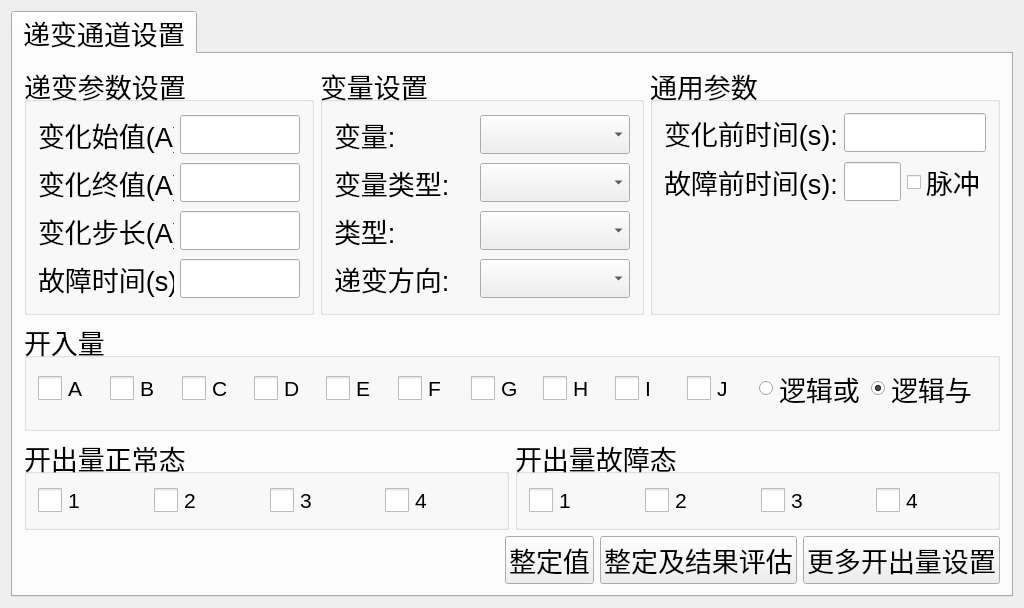
<?xml version="1.0" encoding="UTF-8"?>
<ui version="4.0">
 <class>QSttMacroParaEditViewGradient</class>
 <widget class="QWidget" name="QSttMacroParaEditViewGradient">
  <property name="geometry">
   <rect>
    <x>0</x>
    <y>0</y>
    <width>1024</width>
    <height>608</height>
   </rect>
  </property>
  <property name="maximumSize">
   <size>
    <width>1024</width>
    <height>800</height>
   </size>
  </property>
  <property name="font">
   <font>
    <pointsize>18</pointsize>
   </font>
  </property>
  <property name="windowTitle">
   <string>QSttMacroParaEditViewGradient</string>
  </property>
  <layout class="QGridLayout" name="gridLayout_2">
   <item row="0" column="0">
    <widget class="QSttTabWidget" name="m_tabWidget">
     <property name="font">
      <font>
       <pointsize>20</pointsize>
      </font>
     </property>
     <property name="focusPolicy">
      <enum>Qt::StrongFocus</enum>
     </property>
     <property name="currentIndex">
      <number>0</number>
     </property>
     <widget class="QWidget" name="tab">
      <attribute name="title">
       <string>递变通道设置</string>
      </attribute>
      <layout class="QGridLayout" name="gridLayout_8">
       <item row="0" column="0">
        <layout class="QHBoxLayout" name="horizontalLayout">
         <property name="sizeConstraint">
          <enum>QLayout::SetFixedSize</enum>
         </property>
         <item>
          <widget class="QSttGroupBox" name="m_gpChangeSet">
           <property name="sizePolicy">
            <sizepolicy hsizetype="Preferred" vsizetype="Preferred">
             <horstretch>0</horstretch>
             <verstretch>0</verstretch>
            </sizepolicy>
           </property>
           <property name="minimumSize">
            <size>
             <width>0</width>
             <height>250</height>
            </size>
           </property>
           <property name="maximumSize">
            <size>
             <width>290</width>
             <height>250</height>
            </size>
           </property>
           <property name="title">
            <string>递变参数设置</string>
           </property>
           <layout class="QGridLayout" name="gridLayout_6">
            <item row="2" column="0">
             <widget class="QLabel" name="m_labStep">
              <property name="text">
               <string>变化步长(A):</string>
              </property>
             </widget>
            </item>
            <item row="3" column="1">
             <widget class="QSttLineEdit" name="m_editTime">
              <property name="minimumSize">
               <size>
                <width>120</width>
                <height>0</height>
               </size>
              </property>
             </widget>
            </item>
            <item row="3" column="0">
             <widget class="QLabel" name="m_labTime">
              <property name="text">
               <string>故障时间(s):</string>
              </property>
             </widget>
            </item>
            <item row="1" column="1">
             <widget class="QSttLineEdit" name="m_editFinish">
              <property name="minimumSize">
               <size>
                <width>120</width>
                <height>0</height>
               </size>
              </property>
             </widget>
            </item>
            <item row="0" column="0">
             <widget class="QLabel" name="m_labInit">
              <property name="text">
               <string>变化始值(A):</string>
              </property>
             </widget>
            </item>
            <item row="0" column="1">
             <widget class="QSttLineEdit" name="m_editInit">
              <property name="minimumSize">
               <size>
                <width>120</width>
                <height>0</height>
               </size>
              </property>
             </widget>
            </item>
            <item row="1" column="0">
             <widget class="QLabel" name="m_labFinish">
              <property name="text">
               <string>变化终值(A):</string>
              </property>
             </widget>
            </item>
            <item row="2" column="1">
             <widget class="QSttLineEdit" name="m_editStep">
              <property name="minimumSize">
               <size>
                <width>120</width>
                <height>0</height>
               </size>
              </property>
             </widget>
            </item>
           </layout>
           <zorder>m_labInit</zorder>
           <zorder>m_editInit</zorder>
           <zorder>m_editFinish</zorder>
           <zorder>m_labFinish</zorder>
           <zorder>m_labStep</zorder>
           <zorder>m_editStep</zorder>
           <zorder>m_labTime</zorder>
           <zorder>m_editTime</zorder>
          </widget>
         </item>
         <item>
          <widget class="QSttGroupBox" name="m_gpVarSet">
           <property name="sizePolicy">
            <sizepolicy hsizetype="Preferred" vsizetype="Preferred">
             <horstretch>0</horstretch>
             <verstretch>0</verstretch>
            </sizepolicy>
           </property>
           <property name="minimumSize">
            <size>
             <width>0</width>
             <height>250</height>
            </size>
           </property>
           <property name="maximumSize">
            <size>
             <width>340</width>
             <height>250</height>
            </size>
           </property>
           <property name="title">
            <string>变量设置</string>
           </property>
           <layout class="QGridLayout" name="gridLayout_3">
            <item row="3" column="2">
             <widget class="QScrollComboBox" name="m_cbbVarType">
              <property name="minimumSize">
               <size>
                <width>150</width>
                <height>0</height>
               </size>
              </property>
              <property name="maximumSize">
               <size>
                <width>16777215</width>
                <height>16777215</height>
               </size>
              </property>
              <property name="font">
               <font>
                <pointsize>20</pointsize>
               </font>
              </property>
             </widget>
            </item>
            <item row="5" column="0" colspan="2">
             <widget class="QLabel" name="m_labDirection">
              <property name="text">
               <string>递变方向:</string>
              </property>
             </widget>
            </item>
            <item row="4" column="0">
             <widget class="QLabel" name="m_labType">
              <property name="text">
               <string>类型:</string>
              </property>
             </widget>
            </item>
            <item row="5" column="2">
             <widget class="QScrollComboBox" name="m_cbbDirection">
              <property name="minimumSize">
               <size>
                <width>150</width>
                <height>0</height>
               </size>
              </property>
              <property name="maximumSize">
               <size>
                <width>16777215</width>
                <height>16777215</height>
               </size>
              </property>
             </widget>
            </item>
            <item row="3" column="0" colspan="2">
             <widget class="QLabel" name="m_labVarType">
              <property name="text">
               <string>变量类型:</string>
              </property>
             </widget>
            </item>
            <item row="4" column="2">
             <widget class="QScrollComboBox" name="m_cbbType">
              <property name="minimumSize">
               <size>
                <width>150</width>
                <height>0</height>
               </size>
              </property>
              <property name="maximumSize">
               <size>
                <width>16777215</width>
                <height>16777215</height>
               </size>
              </property>
             </widget>
            </item>
            <item row="1" column="2">
             <widget class="QScrollComboBox" name="m_cbbVar">
              <property name="minimumSize">
               <size>
                <width>150</width>
                <height>0</height>
               </size>
              </property>
              <property name="maximumSize">
               <size>
                <width>16777215</width>
                <height>16777215</height>
               </size>
              </property>
              <property name="maxVisibleItems">
               <number>5</number>
              </property>
             </widget>
            </item>
            <item row="1" column="0">
             <widget class="QLabel" name="m_labVar">
              <property name="text">
               <string>变量:</string>
              </property>
             </widget>
            </item>
           </layout>
          </widget>
         </item>
         <item>
          <widget class="QSttGroupBox" name="m_gpMannual">
           <property name="minimumSize">
            <size>
             <width>0</width>
             <height>250</height>
            </size>
           </property>
           <property name="maximumSize">
            <size>
             <width>350</width>
             <height>250</height>
            </size>
           </property>
           <property name="title">
            <string>通用参数</string>
           </property>
           <layout class="QGridLayout" name="gridLayout">
            <item row="2" column="0">
             <widget class="QLabel" name="m_labTimeBeforeFail">
              <property name="text">
               <string>故障前时间(s):</string>
              </property>
             </widget>
            </item>
            <item row="3" column="0">
             <spacer name="verticalSpacer_2">
              <property name="orientation">
               <enum>Qt::Vertical</enum>
              </property>
              <property name="sizeHint" stdset="0">
               <size>
                <width>20</width>
                <height>10</height>
               </size>
              </property>
             </spacer>
            </item>
            <item row="2" column="2">
             <layout class="QHBoxLayout" name="horizontalLayout_3">
              <item>
               <widget class="QSttLineEdit" name="m_editTimeBeforeFail"/>
              </item>
              <item>
               <widget class="QSttCheckBox" name="m_cbBefore">
                <property name="text">
                 <string>脉冲</string>
                </property>
               </widget>
              </item>
             </layout>
            </item>
            <item row="1" column="2">
             <widget class="QSttLineEdit" name="m_editTimeBeforeChange"/>
            </item>
            <item row="1" column="0">
             <widget class="QLabel" name="m_labTimeBeforeChange">
              <property name="text">
               <string>变化前时间(s):</string>
              </property>
             </widget>
            </item>
           </layout>
          </widget>
         </item>
        </layout>
       </item>
       <item row="1" column="0">
        <layout class="QVBoxLayout" name="verticalLayout">
         <item>
          <widget class="QSttGroupBox" name="m_gpBin">
           <property name="minimumSize">
            <size>
             <width>0</width>
             <height>110</height>
            </size>
           </property>
           <property name="maximumSize">
            <size>
             <width>16777215</width>
             <height>110</height>
            </size>
           </property>
           <property name="title">
            <string>开入量</string>
           </property>
           <layout class="QHBoxLayout" name="horizontalLayout_4">
            <item>
             <layout class="QGridLayout" name="gridLayout_4">
              <property name="rightMargin">
               <number>9</number>
              </property>
              <property name="bottomMargin">
               <number>9</number>
              </property>
              <item row="0" column="3">
               <widget class="QSttCheckBox" name="m_cbBinD">
                <property name="font">
                 <font>
                  <pointsize>16</pointsize>
                 </font>
                </property>
                <property name="styleSheet">
                 <string notr="true">QCheckBox::indicator {  
width: 24px;  height: 24px;
}</string>
                </property>
                <property name="text">
                 <string>D</string>
                </property>
               </widget>
              </item>
              <item row="0" column="8">
               <widget class="QSttCheckBox" name="m_cbBinI">
                <property name="font">
                 <font>
                  <pointsize>16</pointsize>
                 </font>
                </property>
                <property name="styleSheet">
                 <string notr="true">QCheckBox::indicator {  
width: 24px;  height: 24px;
}</string>
                </property>
                <property name="text">
                 <string>I</string>
                </property>
               </widget>
              </item>
              <item row="0" column="9">
               <widget class="QSttCheckBox" name="m_cbBinJ">
                <property name="font">
                 <font>
                  <pointsize>16</pointsize>
                 </font>
                </property>
                <property name="styleSheet">
                 <string notr="true">QCheckBox::indicator {  
width: 24px;  height: 24px;
}</string>
                </property>
                <property name="text">
                 <string>J</string>
                </property>
               </widget>
              </item>
              <item row="0" column="10">
               <widget class="QRadioButton" name="m_rbOr">
                <property name="text">
                 <string>逻辑或</string>
                </property>
               </widget>
              </item>
              <item row="0" column="1">
               <widget class="QSttCheckBox" name="m_cbBinB">
                <property name="font">
                 <font>
                  <pointsize>16</pointsize>
                 </font>
                </property>
                <property name="styleSheet">
                 <string notr="true">QCheckBox::indicator {  
width: 24px;  height: 24px;
}</string>
                </property>
                <property name="text">
                 <string>B</string>
                </property>
               </widget>
              </item>
              <item row="0" column="5">
               <widget class="QSttCheckBox" name="m_cbBinF">
                <property name="font">
                 <font>
                  <pointsize>16</pointsize>
                 </font>
                </property>
                <property name="styleSheet">
                 <string notr="true">QCheckBox::indicator {  
width: 24px;  height: 24px;
}</string>
                </property>
                <property name="text">
                 <string>F</string>
                </property>
               </widget>
              </item>
              <item row="0" column="0">
               <widget class="QSttCheckBox" name="m_cbBinA">
                <property name="font">
                 <font>
                  <pointsize>16</pointsize>
                 </font>
                </property>
                <property name="styleSheet">
                 <string notr="true">QCheckBox::indicator {  
width: 24px;  height: 24px;
}</string>
                </property>
                <property name="text">
                 <string>A</string>
                </property>
               </widget>
              </item>
              <item row="0" column="2">
               <widget class="QSttCheckBox" name="m_cbBinC">
                <property name="font">
                 <font>
                  <pointsize>16</pointsize>
                 </font>
                </property>
                <property name="styleSheet">
                 <string notr="true">QCheckBox::indicator {  
width: 24px;  height: 24px;
}</string>
                </property>
                <property name="text">
                 <string>C</string>
                </property>
               </widget>
              </item>
              <item row="0" column="6">
               <widget class="QSttCheckBox" name="m_cbBinG">
                <property name="font">
                 <font>
                  <pointsize>16</pointsize>
                 </font>
                </property>
                <property name="styleSheet">
                 <string notr="true">QCheckBox::indicator {  
width: 24px;  height: 24px;
}</string>
                </property>
                <property name="text">
                 <string>G</string>
                </property>
               </widget>
              </item>
              <item row="0" column="7">
               <widget class="QSttCheckBox" name="m_cbBinH">
                <property name="font">
                 <font>
                  <pointsize>16</pointsize>
                 </font>
                </property>
                <property name="styleSheet">
                 <string notr="true">QCheckBox::indicator {  
width: 24px;  height: 24px;
}</string>
                </property>
                <property name="text">
                 <string>H</string>
                </property>
               </widget>
              </item>
              <item row="0" column="4">
               <widget class="QSttCheckBox" name="m_cbBinE">
                <property name="font">
                 <font>
                  <pointsize>16</pointsize>
                 </font>
                </property>
                <property name="styleSheet">
                 <string notr="true">QCheckBox::indicator {  
width: 24px;  height: 24px;
}</string>
                </property>
                <property name="text">
                 <string>E</string>
                </property>
               </widget>
              </item>
              <item row="0" column="11">
               <widget class="QRadioButton" name="m_rbAnd">
                <property name="text">
                 <string>逻辑与</string>
                </property>
                <property name="checked">
                 <bool>true</bool>
                </property>
               </widget>
              </item>
             </layout>
            </item>
           </layout>
          </widget>
         </item>
         <item>
          <layout class="QHBoxLayout" name="horizontalLayout_5">
           <item>
            <widget class="QSttGroupBox" name="m_gpBoutNormal">
             <property name="title">
              <string>开出量正常态</string>
             </property>
             <layout class="QGridLayout" name="gridLayout_10">
              <item row="0" column="0">
               <layout class="QGridLayout" name="gridLayout_5">
                <item row="0" column="0">
                 <widget class="QSttCheckBox" name="m_cbBOut1">
                  <property name="font">
                   <font>
                    <pointsize>16</pointsize>
                   </font>
                  </property>
                  <property name="styleSheet">
                   <string notr="true">QCheckBox::indicator {  
width: 24px;  height: 24px;
}</string>
                  </property>
                  <property name="text">
                   <string>1</string>
                  </property>
                 </widget>
                </item>
                <item row="0" column="3">
                 <widget class="QSttCheckBox" name="m_cbBOut4">
                  <property name="font">
                   <font>
                    <pointsize>16</pointsize>
                   </font>
                  </property>
                  <property name="styleSheet">
                   <string notr="true">QCheckBox::indicator {  
width: 24px;  height: 24px;
}</string>
                  </property>
                  <property name="text">
                   <string>4</string>
                  </property>
                 </widget>
                </item>
                <item row="0" column="2">
                 <widget class="QSttCheckBox" name="m_cbBOut3">
                  <property name="font">
                   <font>
                    <pointsize>16</pointsize>
                   </font>
                  </property>
                  <property name="styleSheet">
                   <string notr="true">QCheckBox::indicator {  
width: 24px;  height: 24px;
}</string>
                  </property>
                  <property name="text">
                   <string>3</string>
                  </property>
                 </widget>
                </item>
                <item row="0" column="1">
                 <widget class="QSttCheckBox" name="m_cbBOut2">
                  <property name="font">
                   <font>
                    <pointsize>16</pointsize>
                   </font>
                  </property>
                  <property name="styleSheet">
                   <string notr="true">QCheckBox::indicator {  
width: 24px;  height: 24px;
}</string>
                  </property>
                  <property name="text">
                   <string>2</string>
                  </property>
                 </widget>
                </item>
               </layout>
              </item>
             </layout>
            </widget>
           </item>
           <item>
            <widget class="QSttGroupBox" name="m_gpBoutError">
             <property name="title">
              <string>开出量故障态</string>
             </property>
             <layout class="QGridLayout" name="gridLayout_9">
              <item row="0" column="0">
               <layout class="QGridLayout" name="gridLayout_7">
                <item row="0" column="1">
                 <widget class="QSttCheckBox" name="m_cbBOut2_E">
                  <property name="font">
                   <font>
                    <pointsize>16</pointsize>
                   </font>
                  </property>
                  <property name="styleSheet">
                   <string notr="true">QCheckBox::indicator {  
width: 24px;  height: 24px;
}</string>
                  </property>
                  <property name="text">
                   <string>2</string>
                  </property>
                 </widget>
                </item>
                <item row="0" column="3">
                 <widget class="QSttCheckBox" name="m_cbBOut4_E">
                  <property name="font">
                   <font>
                    <pointsize>16</pointsize>
                   </font>
                  </property>
                  <property name="styleSheet">
                   <string notr="true">QCheckBox::indicator {  
width: 24px;  height: 24px;
}</string>
                  </property>
                  <property name="text">
                   <string>4</string>
                  </property>
                 </widget>
                </item>
                <item row="0" column="0">
                 <widget class="QSttCheckBox" name="m_cbBOut1_E">
                  <property name="font">
                   <font>
                    <pointsize>16</pointsize>
                   </font>
                  </property>
                  <property name="styleSheet">
                   <string notr="true">QCheckBox::indicator {  
width: 24px;  height: 24px;
}</string>
                  </property>
                  <property name="text">
                   <string>1</string>
                  </property>
                 </widget>
                </item>
                <item row="0" column="2">
                 <widget class="QSttCheckBox" name="m_cbBOut3_E">
                  <property name="font">
                   <font>
                    <pointsize>16</pointsize>
                   </font>
                  </property>
                  <property name="styleSheet">
                   <string notr="true">QCheckBox::indicator {  
width: 24px;  height: 24px;
}</string>
                  </property>
                  <property name="text">
                   <string>3</string>
                  </property>
                 </widget>
                </item>
               </layout>
              </item>
             </layout>
            </widget>
           </item>
          </layout>
         </item>
         <item>
          <layout class="QHBoxLayout" name="horizontalLayout_2">
           <item>
            <spacer name="horizontalSpacer">
             <property name="orientation">
              <enum>Qt::Horizontal</enum>
             </property>
             <property name="sizeHint" stdset="0">
              <size>
               <width>40</width>
               <height>20</height>
              </size>
             </property>
            </spacer>
           </item>
           <item>
            <widget class="QPushButton" name="m_btnSettingValue">
             <property name="text">
              <string>整定值</string>
             </property>
            </widget>
           </item>
           <item>
            <widget class="QPushButton" name="m_btnEstimate">
             <property name="text">
              <string>整定及结果评估</string>
             </property>
            </widget>
           </item>
           <item>
            <widget class="QPushButton" name="m_btnMoreOut">
             <property name="text">
              <string>更多开出量设置</string>
             </property>
            </widget>
           </item>
          </layout>
         </item>
        </layout>
       </item>
      </layout>
     </widget>
    </widget>
   </item>
  </layout>
 </widget>
 <layoutdefault spacing="6" margin="11"/>
 <customwidgets>
  <customwidget>
   <class>QSttLineEdit</class>
   <extends>QLineEdit</extends>
   <header>../Controls/SttLineEdit.h</header>
  </customwidget>
  <customwidget>
   <class>QSttTabWidget</class>
   <extends>QTabWidget</extends>
   <header>../Controls/SttTabWidget.h</header>
   <container>1</container>
  </customwidget>
  <customwidget>
   <class>QSttCheckBox</class>
   <extends>QCheckBox</extends>
   <header>../Controls/SttCheckBox.h</header>
  </customwidget>
  <customwidget>
   <class>QScrollComboBox</class>
   <extends>QComboBox</extends>
   <header>../../../Module/UI/Module/ScrollCtrl/ScrollComboBox.h</header>
  </customwidget>
  <customwidget>
   <class>QSttGroupBox</class>
   <extends>QGroupBox</extends>
   <header>../Controls/SttGroupBox.h</header>
   <container>1</container>
  </customwidget>
 </customwidgets>
 <resources/>
 <connections/>
</ui>
